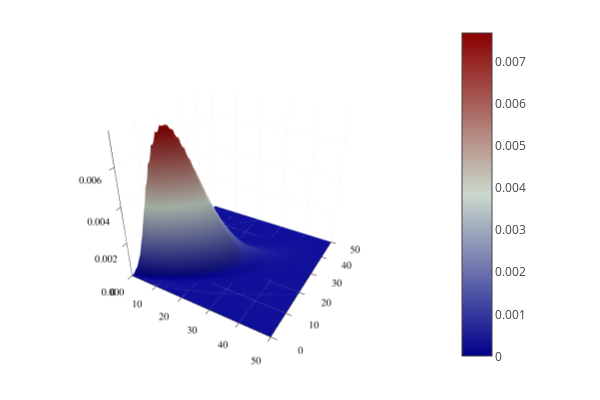

Notebook code cell kept with this figure:
### Markdown cell above
【例4.15】ガンマ・ポアソン分布 $X|Y \sim Po(n,Y),Y \sim Ga(\alpha,\beta) $

### Code cell
α=5; β=3;
surface(0:1:50, 0:1:50, (x,y) ->  pdf(Poisson(y) ,x)*pdf(Gamma(α,β),y),color=:bluesreds)

### Figure 1 — Plotly figure (JSON) as saved in the notebook; plotly's stock layout.template omitted (floating-point values rounded to 4 significant figures; data arrays with more than 128 entries replaced by an {"elided": "..."} marker saying what was removed)
{"data": [{"colorbar": {"len": 0.9525, "title": "", "x": 0.7541, "y": 0.5139}, "colorscale": [[0, "rgba(0, 0, 139, 1.000)"], [0.5, "rgba(204, 217, 204, 1.000)"], [1, "rgba(139, 0, 0, 1.000)"]], "name": "y1", "opacity": null, "scene": "scene", "showlegend": false, "showscale": true, "type": "surface", "x": [0, 1, 2, 3, 4, 5, 6, 7, 8, 9, 10, 11, 12, 13, 14, 15, 16, 17, 18, 19, 20, 21, 22, 23, 24, 25, 26, 27, 28, 29, 30, 31, 32, 33, 34, 35, 36, 37, 38, 39, 40, 41, 42, 43, 44, 45, 46, 47, 48, 49, 50], "xaxis": "x", "y": [0, 1, 2, 3, 4, 5, 6, 7, 8, 9, 10, 11, 12, 13, 14, 15, 16, 17, 18, 19, 20, 21, 22, 23, 24, 25, 26, 27, 28, 29, 30, 31, 32, 33, 34, 35, 36, 37, 38, 39, 40, 41, 42, 43, 44, 45, 46, 47, 48, 49, 50], "yaxis": "y", "z": {"elided": "51x51 float values"}, "zaxis": "z", "zmax": 0.007661, "zmin": 0}], "layout": {"annotations": [], "height": 400, "legend": {"bgcolor": "rgba(255, 255, 255, 1.000)", "bordercolor": "rgba(0, 0, 0, 1.000)", "borderwidth": 1, "font": {"color": "rgba(0, 0, 0, 1.000)", "family": "sans-serif", "size": 11}, "title": {"font": {"color": "rgba(0, 0, 0, 1.000)", "family": "sans-serif", "size": 15}, "text": ""}, "tracegroupgap": 0, "traceorder": "normal", "x": 1, "xanchor": "auto", "y": 1, "yanchor": "auto"}, "margin": {"b": 20, "l": 0, "r": 0, "t": 20}, "paper_bgcolor": "rgba(255, 255, 255, 1.000)", "plot_bgcolor": "rgba(255, 255, 255, 1.000)", "scene": {"camera": {"eye": {"x": 1.126, "y": -1.95, "z": 1.3}, "projection": "orthographic"}, "domain": {"x": [0.03619, 0.7541], "y": [0.03762, 0.9902]}, "xaxis": {"gridcolor": "rgba(0, 0, 0, 0.100)", "gridwidth": 0.5, "linecolor": "rgba(0, 0, 0, 1.000)", "mirror": false, "range": [0, 50], "showgrid": true, "showline": true, "showticklabels": true, "tickangle": 0, "tickcolor": "rgb(0, 0, 0)", "tickfont": {"color": "rgba(0, 0, 0, 1.000)", "family": "sans-serif", "size": 11}, "tickmode": "array", "ticks": "inside", "ticktext": ["0", "10", "20", "30", "40", "50"], "tickvals": [0, 10, 20, 30, 40, 50], "title": "", "titlefont": {"color": "rgba(0, 0, 0, 1.000)", "family": "sans-serif", "size": 15}, "type": "-", "visible": true, "zeroline": false, "zerolinecolor": "rgba(0, 0, 0, 1.000)"}, "yaxis": {"gridcolor": "rgba(0, 0, 0, 0.100)", "gridwidth": 0.5, "linecolor": "rgba(0, 0, 0, 1.000)", "mirror": false, "range": [0, 50], "showgrid": true, "showline": true, "showticklabels": true, "tickangle": 0, "tickcolor": "rgb(0, 0, 0)", "tickfont": {"color": "rgba(0, 0, 0, 1.000)", "family": "sans-serif", "size": 11}, "tickmode": "array", "ticks": "inside", "ticktext": ["0", "10", "20", "30", "40", "50"], "tickvals": [0, 10, 20, 30, 40, 50], "title": "", "titlefont": {"color": "rgba(0, 0, 0, 1.000)", "family": "sans-serif", "size": 15}, "type": "-", "visible": true, "zeroline": false, "zerolinecolor": "rgba(0, 0, 0, 1.000)"}, "zaxis": {"gridcolor": "rgba(0, 0, 0, 0.100)", "gridwidth": 0.5, "linecolor": "rgba(0, 0, 0, 1.000)", "mirror": false, "range": [0, 0.007661], "showgrid": true, "showline": true, "showticklabels": true, "tickangle": 0, "tickcolor": "rgb(0, 0, 0)", "tickfont": {"color": "rgba(0, 0, 0, 1.000)", "family": "sans-serif", "size": 11}, "tickmode": "array", "ticks": "inside", "ticktext": ["0.000", "0.002", "0.004", "0.006"], "tickvals": [0, 0.002, 0.004, 0.006], "title": "", "titlefont": {"color": "rgba(0, 0, 0, 1.000)", "family": "sans-serif", "size": 15}, "type": "-", "visible": true, "zeroline": false, "zerolinecolor": "rgba(0, 0, 0, 1.000)"}}, "showlegend": true, "width": 600}}
